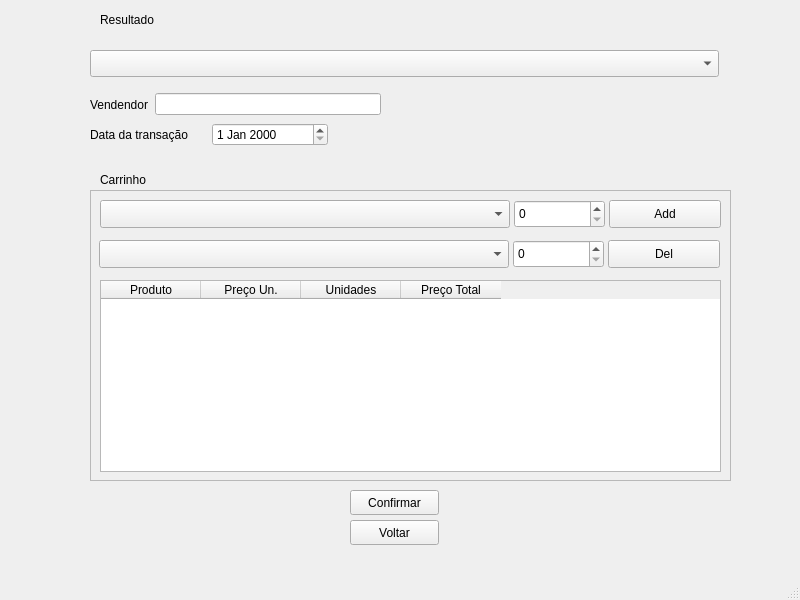
<?xml version="1.0" encoding="UTF-8"?>
<ui version="4.0">
 <class>cadtransacao</class>
 <widget class="QMainWindow" name="cadtransacao">
  <property name="geometry">
   <rect>
    <x>0</x>
    <y>0</y>
    <width>800</width>
    <height>600</height>
   </rect>
  </property>
  <property name="windowTitle">
   <string>MainWindow</string>
  </property>
  <widget class="QWidget" name="centralwidget">
   <widget class="QPushButton" name="voltar">
    <property name="geometry">
     <rect>
      <x>350</x>
      <y>520</y>
      <width>89</width>
      <height>25</height>
     </rect>
    </property>
    <property name="text">
     <string>Voltar</string>
    </property>
   </widget>
   <widget class="QPushButton" name="confirmarPushButton">
    <property name="geometry">
     <rect>
      <x>350</x>
      <y>490</y>
      <width>89</width>
      <height>25</height>
     </rect>
    </property>
    <property name="text">
     <string>Confirmar</string>
    </property>
   </widget>
   <widget class="QWidget" name="layoutWidget">
    <property name="geometry">
     <rect>
      <x>90</x>
      <y>90</y>
      <width>291</width>
      <height>29</height>
     </rect>
    </property>
    <layout class="QHBoxLayout" name="horizontalLayout">
     <item>
      <widget class="QLabel" name="label">
       <property name="text">
        <string>Vendendor</string>
       </property>
      </widget>
     </item>
     <item>
      <widget class="QLineEdit" name="vendedorLineEdit"/>
     </item>
    </layout>
   </widget>
   <widget class="QWidget" name="layoutWidget">
    <property name="geometry">
     <rect>
      <x>90</x>
      <y>120</y>
      <width>238</width>
      <height>30</height>
     </rect>
    </property>
    <layout class="QHBoxLayout" name="horizontalLayout_2">
     <item>
      <widget class="QLabel" name="label_2">
       <property name="text">
        <string>Data da transação</string>
       </property>
      </widget>
     </item>
     <item>
      <widget class="QDateEdit" name="dateEdit"/>
     </item>
    </layout>
   </widget>
   <widget class="QTableWidget" name="tableWidget">
    <property name="geometry">
     <rect>
      <x>100</x>
      <y>280</y>
      <width>621</width>
      <height>192</height>
     </rect>
    </property>
    <column>
     <property name="text">
      <string>Produto</string>
     </property>
    </column>
    <column>
     <property name="text">
      <string>Preço Un.</string>
     </property>
    </column>
    <column>
     <property name="text">
      <string>Unidades</string>
     </property>
    </column>
    <column>
     <property name="text">
      <string>Preço Total</string>
     </property>
    </column>
   </widget>
   <widget class="QLabel" name="resultLabel">
    <property name="geometry">
     <rect>
      <x>100</x>
      <y>10</y>
      <width>621</width>
      <height>19</height>
     </rect>
    </property>
    <property name="text">
     <string>Resultado</string>
    </property>
   </widget>
   <widget class="QComboBox" name="tipoComboBox">
    <property name="geometry">
     <rect>
      <x>90</x>
      <y>50</y>
      <width>629</width>
      <height>27</height>
     </rect>
    </property>
   </widget>
   <widget class="QSpinBox" name="prodSpinBoxDel">
    <property name="geometry">
     <rect>
      <x>513</x>
      <y>240</y>
      <width>91</width>
      <height>28</height>
     </rect>
    </property>
   </widget>
   <widget class="QPushButton" name="DeletarPushButton">
    <property name="geometry">
     <rect>
      <x>608</x>
      <y>240</y>
      <width>112</width>
      <height>28</height>
     </rect>
    </property>
    <property name="text">
     <string>Del</string>
    </property>
   </widget>
   <widget class="QComboBox" name="prodComboBoxDel">
    <property name="geometry">
     <rect>
      <x>99</x>
      <y>240</y>
      <width>410</width>
      <height>28</height>
     </rect>
    </property>
   </widget>
   <widget class="QSpinBox" name="prodSpinBox">
    <property name="geometry">
     <rect>
      <x>514</x>
      <y>200</y>
      <width>91</width>
      <height>28</height>
     </rect>
    </property>
   </widget>
   <widget class="QPushButton" name="CadastrarPushButton">
    <property name="geometry">
     <rect>
      <x>609</x>
      <y>200</y>
      <width>112</width>
      <height>28</height>
     </rect>
    </property>
    <property name="text">
     <string>Add</string>
    </property>
   </widget>
   <widget class="QComboBox" name="prodComboBox">
    <property name="geometry">
     <rect>
      <x>100</x>
      <y>200</y>
      <width>410</width>
      <height>28</height>
     </rect>
    </property>
   </widget>
   <widget class="QLabel" name="label_3">
    <property name="geometry">
     <rect>
      <x>100</x>
      <y>170</y>
      <width>67</width>
      <height>19</height>
     </rect>
    </property>
    <property name="text">
     <string>Carrinho</string>
    </property>
   </widget>
   <widget class="QFrame" name="frame">
    <property name="geometry">
     <rect>
      <x>90</x>
      <y>190</y>
      <width>641</width>
      <height>291</height>
     </rect>
    </property>
    <property name="frameShape">
     <enum>QFrame::StyledPanel</enum>
    </property>
    <property name="frameShadow">
     <enum>QFrame::Raised</enum>
    </property>
   </widget>
   <zorder>frame</zorder>
   <zorder>voltar</zorder>
   <zorder>confirmarPushButton</zorder>
   <zorder>layoutWidget</zorder>
   <zorder>layoutWidget</zorder>
   <zorder>tableWidget</zorder>
   <zorder>resultLabel</zorder>
   <zorder>tipoComboBox</zorder>
   <zorder>prodSpinBoxDel</zorder>
   <zorder>DeletarPushButton</zorder>
   <zorder>prodComboBoxDel</zorder>
   <zorder>prodSpinBox</zorder>
   <zorder>CadastrarPushButton</zorder>
   <zorder>prodComboBox</zorder>
   <zorder>label_3</zorder>
  </widget>
  <widget class="QMenuBar" name="menubar">
   <property name="geometry">
    <rect>
     <x>0</x>
     <y>0</y>
     <width>800</width>
     <height>24</height>
    </rect>
   </property>
  </widget>
  <widget class="QStatusBar" name="statusbar"/>
 </widget>
 <resources/>
 <connections/>
</ui>
